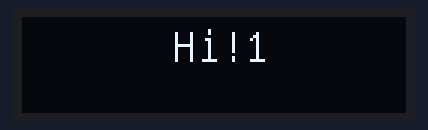
This program was run on a simulated ESP32. Shown: 128×32 one-colour display.

Above: at 0.1 s.
At 4.1 s:
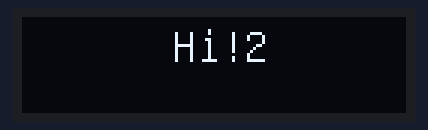
At 8.1 s:
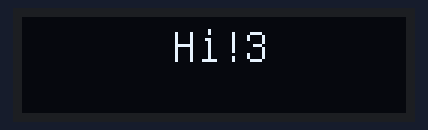
At 18.2 s:
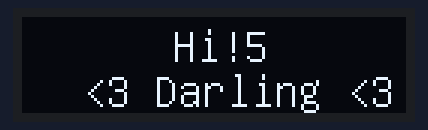
At 26.3 s:
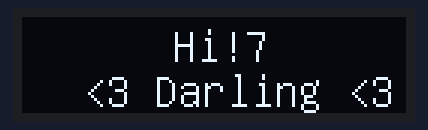
At 38.3 s:
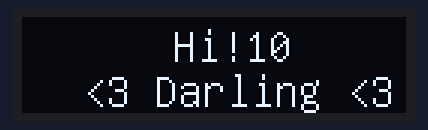

Measured:
- what the display in image 1 shows lasts 2.0 s, from 4.1 s to 6.1 s

The program:

main.cpp
```cpp
#include <Arduino.h>
#include <U8g2lib.h>

#ifdef U8X8_HAVE_HW_SPI
#include <SPI.h>
#endif

U8G2_SSD1306_128X32_UNIVISION_F_HW_I2C u8g2(U8G2_R0, /* reset=*/ U8X8_PIN_NONE, /* clock=*/ 21, /* data=*/ 22);

void setup()
{
	u8g2.begin();
	u8g2.enableUTF8Print();
	u8g2.setFont(u8g2_font_unifont_t_cyrillic);
	//u8g2.setFont(u8g2_font_7x13_t_cyrillic);
	//u8g2.setFont(u8g2_font_cu12_t_cyrillic);
	u8g2.setFontDirection(0);

}
int count = 0;

void loop()
{
	count++;
	u8g2.clearBuffer();
	u8g2.setCursor(50, 15);
	u8g2.print("Hi!");
	u8g2.print(count);
	u8g2.sendBuffer();

	delay(2000);

	u8g2.setCursor(20, 30);
	u8g2.print("<3 Darling <3 ");
	u8g2.sendBuffer();
	delay(2000);
}
```
